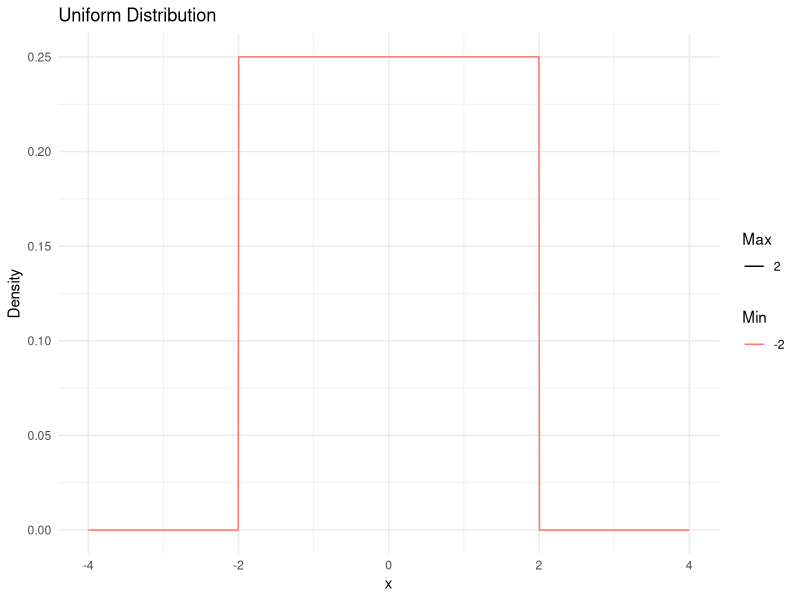
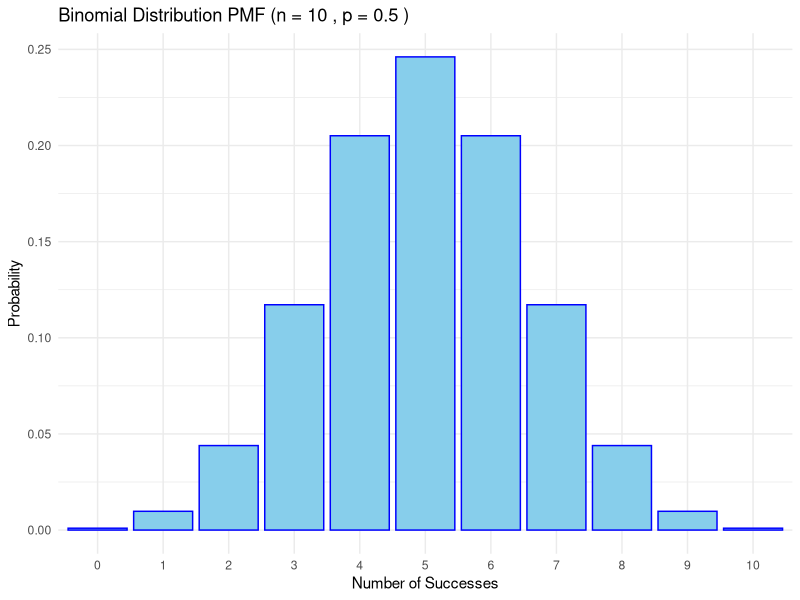
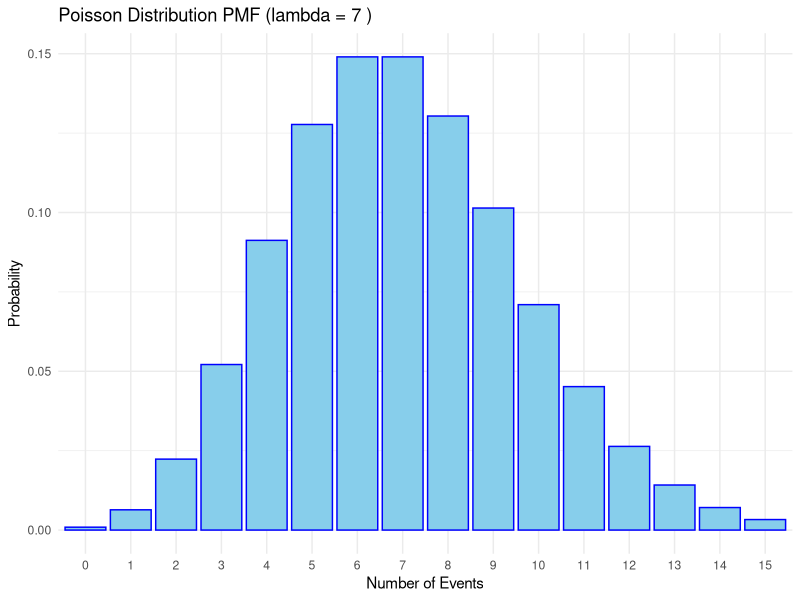
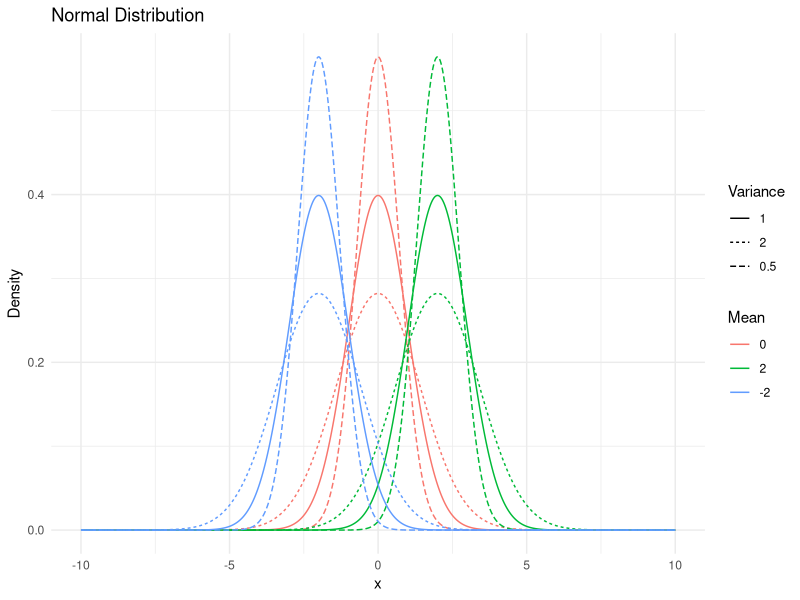

Recreate these plots in R, in order.
## ---- chunk 1
# Load necessary library
library(ggplot2)

# Define a function to plot the uniform distribution
plot_uniform_distribution <- function(mins, maxs, xlim = c(-1, 1), points = 1000) {
  # Create a data frame to hold the x values and densities for each min and max
  data <- data.frame()
  
  # Loop through each combination of min and max
  for (min_val in mins) {
    for (max_val in maxs) {
      x <- seq(xlim[1], xlim[2], length.out = points)
      y <- ifelse(x >= min_val & x <= max_val, 1 / (max_val - min_val), 0)
      temp <- data.frame(x = x, y = y, min = factor(min_val), max = factor(max_val))
      data <- rbind(data, temp)
    }
  }
  
  # Plot using ggplot2
  p <- ggplot(data, aes(x = x, y = y, color = min, linetype = max)) +
    geom_line() +
    labs(title = "Uniform Distribution",
         x = "x",
         y = "Density",
         color = "Min",
         linetype = "Max") +
    theme_minimal()
  
  print(p)
}

# Define min and max values
mins <- c(-2)
maxs <- c(2)

# Plot the uniform distributions
plot_uniform_distribution(mins, maxs, xlim = c(-4, 4))
## ---- chunk 2
# Load necessary libraries
library(ggplot2)

# Define a function to plot the binomial PMF
plot_binomial_pmf <- function(n, p) {
  # Create a data frame to hold the values and probabilities
  x <- 0:n
  y <- dbinom(x, size = n, prob = p)
  data <- data.frame(x = x, y = y)
  
  # Plot using ggplot2
  p <- ggplot(data, aes(x = factor(x), y = y)) +
    geom_bar(stat = "identity", fill = "skyblue", color = "blue") +
    labs(title = paste("Binomial Distribution PMF (n =", n, ", p =", p, ")"),
         x = "Number of Successes",
         y = "Probability") +
    theme_minimal()
  
  print(p)
}

# Define parameters for the binomial distribution
n <- 10  # number of trials
p <- 0.5 # probability of success in each trial

# Plot the binomial PMF
plot_binomial_pmf(n, p)
## ---- chunk 3
# Load necessary libraries
library(ggplot2)

# Define a function to plot the Poisson PMF
plot_poisson_pmf <- function(lambda, max_x = 15) {
  # Create a data frame to hold the values and probabilities
  x <- 0:max_x
  y <- dpois(x, lambda = lambda)
  data <- data.frame(x = x, y = y)
  
  # Plot using ggplot2
  p <- ggplot(data, aes(x = factor(x), y = y)) +
    geom_bar(stat = "identity", fill = "skyblue", color = "blue") +
    labs(title = paste("Poisson Distribution PMF (lambda =", lambda, ")"),
         x = "Number of Events",
         y = "Probability") +
    theme_minimal()
  
  print(p)
}

# Define parameter for the Poisson distribution
lambda <- 7  # average rate (mean)

# Plot the Poisson PMF
plot_poisson_pmf(lambda)
## ---- chunk 4
# Load necessary libraries
library(ggplot2)

# Define a function to plot the normal distribution
plot_normal_distribution <- function(means, variances, xlim = c(-10, 10), points = 1000) {
  # Create a data frame to hold the x values and densities for each mean and variance
  data <- data.frame()
  
  # Loop through each combination of mean and variance
  for (mean in means) {
    for (variance in variances) {
      sd <- sqrt(variance)
      x <- seq(xlim[1], xlim[2], length.out = points)
      y <- dnorm(x, mean = mean, sd = sd)
      temp <- data.frame(x = x, y = y, mean = factor(mean), variance = factor(variance))
      data <- rbind(data, temp)
    }
  }
  
  # Plot using ggplot2
  p <- ggplot(data, aes(x = x, y = y, color = mean, linetype = variance)) +
    geom_line() +
    labs(title = "Normal Distribution",
         x = "x",
         y = "Density",
         color = "Mean",
         linetype = "Variance") +
    theme_minimal()
  
  print(p)
}

# Define means and variances
means <- c(0, 2, -2)
variances <- c(1, 2, 0.5)

# Plot the normal distributions
plot_normal_distribution(means, variances)
